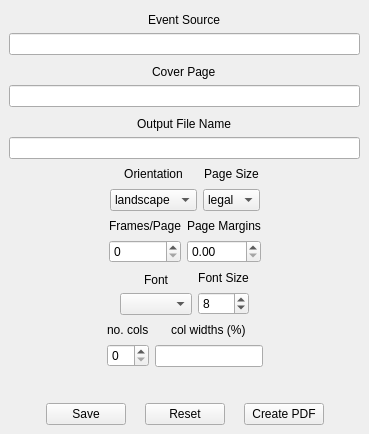
<?xml version="1.0" encoding="UTF-8"?>
<ui version="4.0">
 <class>MainWindow</class>
 <widget class="QMainWindow" name="MainWindow">
  <property name="geometry">
   <rect>
    <x>0</x>
    <y>0</y>
    <width>369</width>
    <height>434</height>
   </rect>
  </property>
  <property name="windowTitle">
   <string>Events to PDF</string>
  </property>
  <widget class="QWidget" name="centralwidget">
   <layout class="QVBoxLayout" name="verticalLayout_12">
    <item>
     <layout class="QVBoxLayout" name="verticalLayout_7">
      <item alignment="Qt::AlignHCenter|Qt::AlignBottom">
       <widget class="QLabel" name="label_7">
        <property name="text">
         <string>Event Source</string>
        </property>
       </widget>
      </item>
      <item>
       <widget class="QLineEdit" name="source_lineEdit">
        <property name="toolTip">
         <string>&lt;html&gt;&lt;head/&gt;&lt;body&gt;&lt;p&gt;URL for events, format must be a json dict.&lt;/p&gt;&lt;/body&gt;&lt;/html&gt;</string>
        </property>
        <property name="whatsThis">
         <string/>
        </property>
        <property name="placeholderText">
         <string/>
        </property>
       </widget>
      </item>
     </layout>
    </item>
    <item>
     <layout class="QVBoxLayout" name="verticalLayout_6">
      <item alignment="Qt::AlignHCenter|Qt::AlignBottom">
       <widget class="QLabel" name="label_6">
        <property name="text">
         <string>Cover Page</string>
        </property>
       </widget>
      </item>
      <item>
       <widget class="QLineEdit" name="coverPage_lineEdit">
        <property name="toolTip">
         <string>&lt;html&gt;&lt;head/&gt;&lt;body&gt;&lt;p&gt;File name for cover page, any image format, html or md file. &lt;/p&gt;&lt;/body&gt;&lt;/html&gt;</string>
        </property>
       </widget>
      </item>
     </layout>
    </item>
    <item>
     <layout class="QVBoxLayout" name="verticalLayout_8">
      <item alignment="Qt::AlignHCenter|Qt::AlignBottom">
       <widget class="QLabel" name="label_8">
        <property name="text">
         <string>Output File Name</string>
        </property>
       </widget>
      </item>
      <item>
       <widget class="QLineEdit" name="outputFileName_lineEdit">
        <property name="toolTip">
         <string>&lt;html&gt;&lt;head/&gt;&lt;body&gt;&lt;p&gt;Output pdf file name.&lt;/p&gt;&lt;/body&gt;&lt;/html&gt;</string>
        </property>
       </widget>
      </item>
     </layout>
    </item>
    <item>
     <layout class="QHBoxLayout" name="horizontalLayout_5">
      <item>
       <spacer name="horizontalSpacer">
        <property name="orientation">
         <enum>Qt::Horizontal</enum>
        </property>
        <property name="sizeHint" stdset="0">
         <size>
          <width>18</width>
          <height>20</height>
         </size>
        </property>
       </spacer>
      </item>
      <item>
       <layout class="QHBoxLayout" name="horizontalLayout_2">
        <item>
         <layout class="QVBoxLayout" name="verticalLayout_2">
          <item>
           <widget class="QLabel" name="label_2">
            <property name="text">
             <string>Orientation</string>
            </property>
            <property name="alignment">
             <set>Qt::AlignCenter</set>
            </property>
           </widget>
          </item>
          <item>
           <widget class="QComboBox" name="orient_comboBox">
            <item>
             <property name="text">
              <string>landscape</string>
             </property>
            </item>
            <item>
             <property name="text">
              <string>portrait</string>
             </property>
            </item>
           </widget>
          </item>
         </layout>
        </item>
        <item>
         <layout class="QVBoxLayout" name="verticalLayout">
          <item alignment="Qt::AlignHCenter">
           <widget class="QLabel" name="label_3">
            <property name="text">
             <string>Page Size</string>
            </property>
            <property name="alignment">
             <set>Qt::AlignCenter</set>
            </property>
           </widget>
          </item>
          <item>
           <widget class="QComboBox" name="psize_comboBox">
            <property name="toolTip">
             <string>&lt;html&gt;&lt;head/&gt;&lt;body&gt;&lt;p&gt;legal = 8.5&amp;quot; x 14&amp;quot;, letter = 8.5&amp;quot; x 11&amp;quot;&lt;/p&gt;&lt;/body&gt;&lt;/html&gt;</string>
            </property>
            <item>
             <property name="text">
              <string>legal</string>
             </property>
            </item>
            <item>
             <property name="text">
              <string>letter</string>
             </property>
            </item>
           </widget>
          </item>
         </layout>
        </item>
       </layout>
      </item>
      <item>
       <spacer name="horizontalSpacer_2">
        <property name="orientation">
         <enum>Qt::Horizontal</enum>
        </property>
        <property name="sizeHint" stdset="0">
         <size>
          <width>18</width>
          <height>20</height>
         </size>
        </property>
       </spacer>
      </item>
     </layout>
    </item>
    <item>
     <layout class="QHBoxLayout" name="horizontalLayout_8">
      <item>
       <spacer name="horizontalSpacer_9">
        <property name="orientation">
         <enum>Qt::Horizontal</enum>
        </property>
        <property name="sizeHint" stdset="0">
         <size>
          <width>48</width>
          <height>20</height>
         </size>
        </property>
       </spacer>
      </item>
      <item>
       <layout class="QHBoxLayout" name="horizontalLayout_6">
        <item>
         <layout class="QVBoxLayout" name="verticalLayout_11">
          <item>
           <widget class="QLabel" name="label_11">
            <property name="text">
             <string>Frames/Page</string>
            </property>
           </widget>
          </item>
          <item>
           <widget class="QSpinBox" name="frame_count_spinBox">
            <property name="toolTip">
             <string>&lt;html&gt;&lt;head/&gt;&lt;body&gt;&lt;p&gt;Number of event frames per page.&lt;/p&gt;&lt;p&gt;&lt;br/&gt;&lt;/p&gt;&lt;/body&gt;&lt;/html&gt;</string>
            </property>
           </widget>
          </item>
         </layout>
        </item>
        <item>
         <layout class="QVBoxLayout" name="verticalLayout_4">
          <item>
           <widget class="QLabel" name="label_4">
            <property name="text">
             <string>Page Margins</string>
            </property>
           </widget>
          </item>
          <item>
           <widget class="QDoubleSpinBox" name="pageMargin_doubleSpinBox">
            <property name="toolTip">
             <string>&lt;html&gt;&lt;head/&gt;&lt;body&gt;&lt;p&gt;Size of outer borders of page in inches.&lt;/p&gt;&lt;p&gt;&lt;br/&gt;&lt;/p&gt;&lt;/body&gt;&lt;/html&gt;</string>
            </property>
            <property name="maximum">
             <double>2.000000000000000</double>
            </property>
            <property name="singleStep">
             <double>0.100000000000000</double>
            </property>
           </widget>
          </item>
         </layout>
        </item>
       </layout>
      </item>
      <item>
       <spacer name="horizontalSpacer_8">
        <property name="orientation">
         <enum>Qt::Horizontal</enum>
        </property>
        <property name="sizeHint" stdset="0">
         <size>
          <width>38</width>
          <height>20</height>
         </size>
        </property>
       </spacer>
      </item>
     </layout>
    </item>
    <item>
     <layout class="QHBoxLayout" name="horizontalLayout">
      <item>
       <spacer name="horizontalSpacer_3">
        <property name="orientation">
         <enum>Qt::Horizontal</enum>
        </property>
        <property name="sizeHint" stdset="0">
         <size>
          <width>38</width>
          <height>20</height>
         </size>
        </property>
       </spacer>
      </item>
      <item>
       <layout class="QVBoxLayout" name="verticalLayout_3">
        <item>
         <widget class="QLabel" name="label">
          <property name="text">
           <string>Font</string>
          </property>
          <property name="alignment">
           <set>Qt::AlignBottom|Qt::AlignHCenter</set>
          </property>
         </widget>
        </item>
        <item>
         <widget class="QComboBox" name="font_comboBox">
          <property name="toolTip">
           <string>&lt;html&gt;&lt;head/&gt;&lt;body&gt;&lt;p&gt;Font name to be used.&lt;/p&gt;&lt;/body&gt;&lt;/html&gt;</string>
          </property>
         </widget>
        </item>
       </layout>
      </item>
      <item>
       <layout class="QVBoxLayout" name="verticalLayout_5">
        <item>
         <widget class="QLabel" name="label_5">
          <property name="text">
           <string>Font Size</string>
          </property>
          <property name="alignment">
           <set>Qt::AlignCenter</set>
          </property>
         </widget>
        </item>
        <item>
         <widget class="QSpinBox" name="fontSize_spinBox">
          <property name="toolTip">
           <string>&lt;html&gt;&lt;head/&gt;&lt;body&gt;&lt;p&gt;Size in points&lt;/p&gt;&lt;/body&gt;&lt;/html&gt;</string>
          </property>
          <property name="value">
           <number>8</number>
          </property>
         </widget>
        </item>
       </layout>
      </item>
      <item>
       <spacer name="horizontalSpacer_6">
        <property name="orientation">
         <enum>Qt::Horizontal</enum>
        </property>
        <property name="sizeHint" stdset="0">
         <size>
          <width>48</width>
          <height>20</height>
         </size>
        </property>
       </spacer>
      </item>
     </layout>
    </item>
    <item>
     <layout class="QHBoxLayout" name="horizontalLayout_7">
      <item>
       <spacer name="horizontalSpacer_10">
        <property name="orientation">
         <enum>Qt::Horizontal</enum>
        </property>
        <property name="sizeHint" stdset="0">
         <size>
          <width>48</width>
          <height>20</height>
         </size>
        </property>
       </spacer>
      </item>
      <item>
       <layout class="QHBoxLayout" name="horizontalLayout_3">
        <item>
         <layout class="QVBoxLayout" name="verticalLayout_10">
          <item>
           <widget class="QLabel" name="label_10">
            <property name="text">
             <string>no. cols</string>
            </property>
           </widget>
          </item>
          <item>
           <widget class="QSpinBox" name="no_cols_spinBox">
            <property name="toolTip">
             <string>&lt;html&gt;&lt;head/&gt;&lt;body&gt;&lt;p&gt;Number of columns per meeting row, currently 'time', 'name/address', region.&lt;/p&gt;&lt;/body&gt;&lt;/html&gt;</string>
            </property>
           </widget>
          </item>
         </layout>
        </item>
        <item>
         <layout class="QVBoxLayout" name="verticalLayout_9">
          <item alignment="Qt::AlignHCenter">
           <widget class="QLabel" name="label_9">
            <property name="text">
             <string>col widths (%)</string>
            </property>
           </widget>
          </item>
          <item>
           <widget class="QLineEdit" name="col_widths_lineEdit">
            <property name="toolTip">
             <string>&lt;html&gt;&lt;head/&gt;&lt;body&gt;&lt;p&gt;Size in percent of each column within a frame.&lt;/p&gt;&lt;/body&gt;&lt;/html&gt;</string>
            </property>
            <property name="alignment">
             <set>Qt::AlignCenter</set>
            </property>
           </widget>
          </item>
         </layout>
        </item>
       </layout>
      </item>
      <item>
       <spacer name="horizontalSpacer_11">
        <property name="orientation">
         <enum>Qt::Horizontal</enum>
        </property>
        <property name="sizeHint" stdset="0">
         <size>
          <width>48</width>
          <height>20</height>
         </size>
        </property>
       </spacer>
      </item>
     </layout>
    </item>
    <item>
     <spacer name="verticalSpacer">
      <property name="orientation">
       <enum>Qt::Vertical</enum>
      </property>
      <property name="sizeType">
       <enum>QSizePolicy::Fixed</enum>
      </property>
      <property name="sizeHint" stdset="0">
       <size>
        <width>20</width>
        <height>30</height>
       </size>
      </property>
     </spacer>
    </item>
    <item>
     <layout class="QHBoxLayout" name="horizontalLayout_9">
      <item>
       <spacer name="horizontalSpacer_7">
        <property name="orientation">
         <enum>Qt::Horizontal</enum>
        </property>
        <property name="sizeHint" stdset="0">
         <size>
          <width>18</width>
          <height>20</height>
         </size>
        </property>
       </spacer>
      </item>
      <item>
       <layout class="QHBoxLayout" name="horizontalLayout_4">
        <item>
         <widget class="QPushButton" name="save_pushButton">
          <property name="toolTip">
           <string>&lt;html&gt;&lt;head/&gt;&lt;body&gt;&lt;p&gt;Save currently displayed parameters to config file.&lt;/p&gt;&lt;/body&gt;&lt;/html&gt;</string>
          </property>
          <property name="text">
           <string>Save</string>
          </property>
         </widget>
        </item>
        <item>
         <spacer name="horizontalSpacer_4">
          <property name="orientation">
           <enum>Qt::Horizontal</enum>
          </property>
          <property name="sizeHint" stdset="0">
           <size>
            <width>13</width>
            <height>20</height>
           </size>
          </property>
         </spacer>
        </item>
        <item>
         <widget class="QPushButton" name="reset_pushButton">
          <property name="toolTip">
           <string>&lt;html&gt;&lt;head/&gt;&lt;body&gt;&lt;p&gt;Restore parameters from backup.  Does not change config file.&lt;/p&gt;&lt;/body&gt;&lt;/html&gt;</string>
          </property>
          <property name="text">
           <string>Reset</string>
          </property>
         </widget>
        </item>
        <item>
         <spacer name="horizontalSpacer_5">
          <property name="orientation">
           <enum>Qt::Horizontal</enum>
          </property>
          <property name="sizeHint" stdset="0">
           <size>
            <width>13</width>
            <height>20</height>
           </size>
          </property>
         </spacer>
        </item>
        <item>
         <widget class="QPushButton" name="create_pushButton">
          <property name="toolTip">
           <string>&lt;html&gt;&lt;head/&gt;&lt;body&gt;&lt;p&gt;Create the PDF event file named in &amp;quot;Output File Name&amp;quot;.&lt;/p&gt;&lt;/body&gt;&lt;/html&gt;</string>
          </property>
          <property name="text">
           <string>Create PDF</string>
          </property>
         </widget>
        </item>
       </layout>
      </item>
      <item>
       <spacer name="horizontalSpacer_12">
        <property name="orientation">
         <enum>Qt::Horizontal</enum>
        </property>
        <property name="sizeHint" stdset="0">
         <size>
          <width>18</width>
          <height>20</height>
         </size>
        </property>
       </spacer>
      </item>
     </layout>
    </item>
   </layout>
  </widget>
 </widget>
 <resources/>
 <connections/>
</ui>
